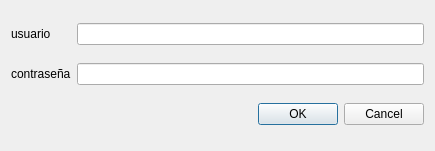
<?xml version="1.0" encoding="UTF-8"?>
<ui version="4.0">
 <class>Dialog</class>
 <widget class="QDialog" name="Dialog">
  <property name="geometry">
   <rect>
    <x>0</x>
    <y>0</y>
    <width>435</width>
    <height>151</height>
   </rect>
  </property>
  <property name="windowTitle">
   <string>Dialog</string>
  </property>
  <layout class="QGridLayout" name="gridLayout">
   <item row="1" column="0">
    <widget class="QLabel" name="label_2">
     <property name="text">
      <string>contraseña</string>
     </property>
    </widget>
   </item>
   <item row="0" column="0">
    <widget class="QLabel" name="label">
     <property name="text">
      <string>usuario</string>
     </property>
    </widget>
   </item>
   <item row="0" column="1">
    <widget class="QLineEdit" name="usuario"/>
   </item>
   <item row="2" column="1">
    <widget class="QDialogButtonBox" name="buttonBox">
     <property name="orientation">
      <enum>Qt::Horizontal</enum>
     </property>
     <property name="standardButtons">
      <set>QDialogButtonBox::Cancel|QDialogButtonBox::Ok</set>
     </property>
    </widget>
   </item>
   <item row="1" column="1">
    <widget class="QLineEdit" name="lineEdit"/>
   </item>
  </layout>
 </widget>
 <resources/>
 <connections>
  <connection>
   <sender>buttonBox</sender>
   <signal>accepted()</signal>
   <receiver>Dialog</receiver>
   <slot>accept()</slot>
   <hints>
    <hint type="sourcelabel">
     <x>227</x>
     <y>189</y>
    </hint>
    <hint type="destinationlabel">
     <x>157</x>
     <y>240</y>
    </hint>
   </hints>
  </connection>
  <connection>
   <sender>buttonBox</sender>
   <signal>rejected()</signal>
   <receiver>Dialog</receiver>
   <slot>reject()</slot>
   <hints>
    <hint type="sourcelabel">
     <x>295</x>
     <y>192</y>
    </hint>
    <hint type="destinationlabel">
     <x>286</x>
     <y>240</y>
    </hint>
   </hints>
  </connection>
  <connection>
   <sender>buttonBox</sender>
   <signal>clicked(QAbstractButton*)</signal>
   <receiver>buttonBox</receiver>
   <slot>close()</slot>
   <hints>
    <hint type="sourcelabel">
     <x>266</x>
     <y>202</y>
    </hint>
    <hint type="destinationlabel">
     <x>112</x>
     <y>203</y>
    </hint>
   </hints>
  </connection>
 </connections>
</ui>
